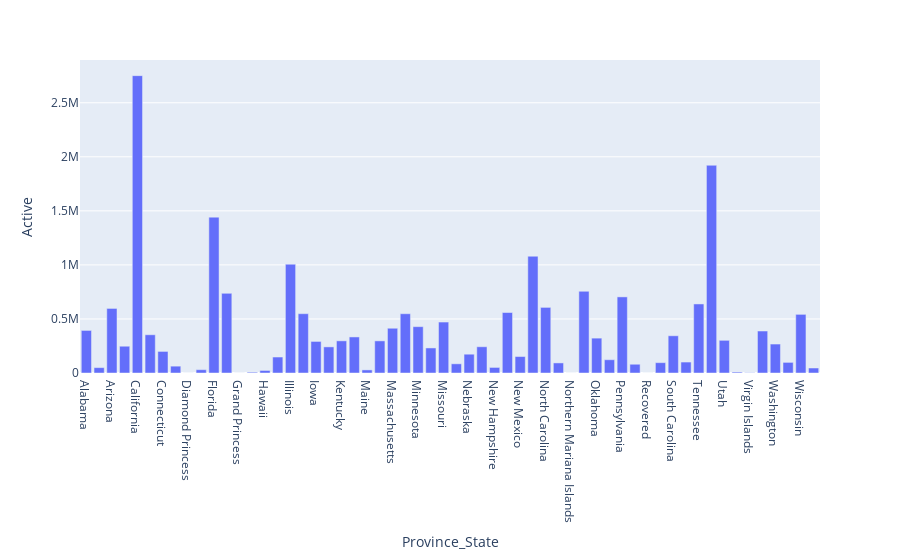

Write notebook code for a chart like this one.
### Markdown cell above
### Plot Province/State Wise Active Cases in USA

### Code cell
px.bar(filtered_data2,x="Province_State",y="Active")

### Figure 1 — Plotly figure (JSON) as saved in the notebook; plotly's stock layout.template omitted (floating-point values rounded to 4 significant figures)
{"data": [{"alignmentgroup": "True", "hovertemplate": "Province_State=%{x}<br>Active=%{y}<extra></extra>", "legendgroup": "", "marker": {"color": "#636efa", "pattern": {"shape": ""}}, "name": "", "offsetgroup": "", "orientation": "v", "showlegend": false, "textposition": "auto", "type": "bar", "x": ["Alabama", "Alaska", "Arizona", "Arkansas", "California", "Colorado", "Connecticut", "Delaware", "Diamond Princess", "District of Columbia", "Florida", "Georgia", "Grand Princess", "Guam", "Hawaii", "Idaho", "Illinois", "Indiana", "Iowa", "Kansas", "Kentucky", "Louisiana", "Maine", "Maryland", "Massachusetts", "Michigan", "Minnesota", "Mississippi", "Missouri", "Montana", "Nebraska", "Nevada", "New Hampshire", "New Jersey", "New Mexico", "New York", "North Carolina", "North Dakota", "Northern Mariana Islands", "Ohio", "Oklahoma", "Oregon", "Pennsylvania", "Puerto Rico", "Recovered", "Rhode Island", "South Carolina", "South Dakota", "Tennessee", "Texas", "Utah", "Vermont", "Virgin Islands", "Virginia", "Washington", "West Virginia", "Wisconsin", "Wyoming"], "xaxis": "x", "y": [393851, 49755, 597309, 247736, 2750669, 353757, 199670, 63347, 49, 30644, 1441893, 737395, 100, 7275, 23589, 147707, 1006442, 548634, 292044, 241572, 297521, 333598, 28587, 297162, 414061, 548408, 428682, 231722, 471444, 85048, 173883, 242859, 51509, 559396, 152222, 1080226, 606930, 93206, 123, 756078, 322539, 122873, 704110, 81014, 0, 95552, 344326, 101331, 638746, 1921602, 302333, 8634, 2119, 388334, 267897, 98208, 542567, 46230], "yaxis": "y"}], "layout": {"barmode": "relative", "legend": {"tracegroupgap": 0}, "margin": {"t": 60}, "xaxis": {"anchor": "y", "domain": [0, 1], "title": {"text": "Province_State"}}, "yaxis": {"anchor": "x", "domain": [0, 1], "title": {"text": "Active"}}}}
